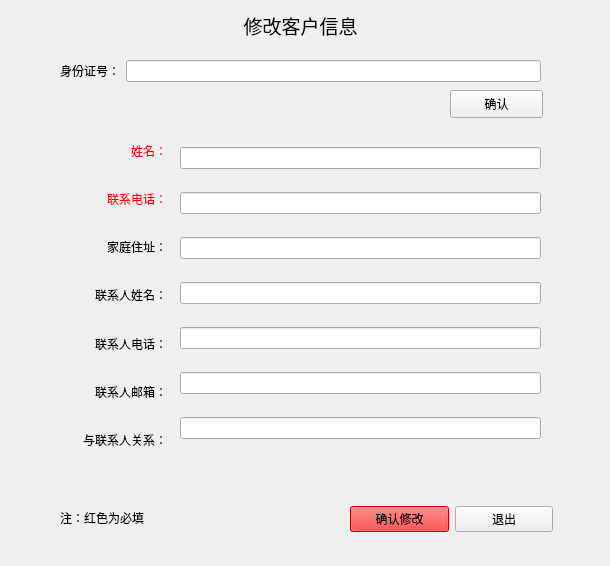
<?xml version="1.0" encoding="UTF-8"?>
<ui version="4.0">
 <class>Form</class>
 <widget class="QWidget" name="Form">
  <property name="geometry">
   <rect>
    <x>0</x>
    <y>0</y>
    <width>610</width>
    <height>566</height>
   </rect>
  </property>
  <property name="windowTitle">
   <string>Form</string>
  </property>
  <widget class="QWidget" name="layoutWidget">
   <property name="geometry">
    <rect>
     <x>350</x>
     <y>500</y>
     <width>203</width>
     <height>39</height>
    </rect>
   </property>
   <layout class="QHBoxLayout" name="horizontalLayout_2">
    <item>
     <widget class="QPushButton" name="pushButton_3">
      <property name="styleSheet">
       <string notr="true">background-color: rgb(255, 0, 0);
font: 75 14pt &quot;Agency FB&quot;;</string>
      </property>
      <property name="text">
       <string>确认修改</string>
      </property>
     </widget>
    </item>
    <item>
     <widget class="QPushButton" name="pushButton_4">
      <property name="text">
       <string>退出</string>
      </property>
     </widget>
    </item>
   </layout>
  </widget>
  <widget class="QLabel" name="label_10">
   <property name="geometry">
    <rect>
     <x>60</x>
     <y>510</y>
     <width>111</width>
     <height>16</height>
    </rect>
   </property>
   <property name="text">
    <string>注：红色为必填</string>
   </property>
  </widget>
  <widget class="QWidget" name="layoutWidget_2">
   <property name="geometry">
    <rect>
     <x>180</x>
     <y>130</y>
     <width>361</width>
     <height>331</height>
    </rect>
   </property>
   <layout class="QVBoxLayout" name="verticalLayout_3">
    <item>
     <widget class="QLineEdit" name="lineEdit_10">
      <property name="text">
       <string/>
      </property>
     </widget>
    </item>
    <item>
     <widget class="QLineEdit" name="lineEdit_11">
      <property name="text">
       <string/>
      </property>
     </widget>
    </item>
    <item>
     <widget class="QLineEdit" name="lineEdit_12">
      <property name="text">
       <string/>
      </property>
     </widget>
    </item>
    <item>
     <widget class="QLineEdit" name="lineEdit_13">
      <property name="text">
       <string/>
      </property>
     </widget>
    </item>
    <item>
     <widget class="QLineEdit" name="lineEdit_14">
      <property name="text">
       <string/>
      </property>
     </widget>
    </item>
    <item>
     <widget class="QLineEdit" name="lineEdit_15">
      <property name="text">
       <string/>
      </property>
     </widget>
    </item>
    <item>
     <widget class="QLineEdit" name="lineEdit_16">
      <property name="text">
       <string/>
      </property>
     </widget>
    </item>
   </layout>
  </widget>
  <widget class="QWidget" name="layoutWidget_3">
   <property name="geometry">
    <rect>
     <x>60</x>
     <y>130</y>
     <width>107</width>
     <height>331</height>
    </rect>
   </property>
   <layout class="QVBoxLayout" name="verticalLayout_4">
    <item>
     <widget class="QLabel" name="label_12">
      <property name="text">
       <string>&lt;html&gt;&lt;head/&gt;&lt;body&gt;&lt;p align=&quot;right&quot;&gt;&lt;span style=&quot; color:#ff0000;&quot;&gt;姓名：&lt;/span&gt;&lt;/p&gt;&lt;/body&gt;&lt;/html&gt;</string>
      </property>
     </widget>
    </item>
    <item>
     <widget class="QLabel" name="label_13">
      <property name="text">
       <string>&lt;html&gt;&lt;head/&gt;&lt;body&gt;&lt;p align=&quot;right&quot;&gt;&lt;span style=&quot; color:#ff0000;&quot;&gt;联系电话：&lt;/span&gt;&lt;/p&gt;&lt;/body&gt;&lt;/html&gt;</string>
      </property>
     </widget>
    </item>
    <item>
     <widget class="QLabel" name="label_14">
      <property name="text">
       <string>&lt;html&gt;&lt;head/&gt;&lt;body&gt;&lt;p align=&quot;right&quot;&gt;家庭住址：&lt;/p&gt;&lt;/body&gt;&lt;/html&gt;</string>
      </property>
     </widget>
    </item>
    <item>
     <widget class="QLabel" name="label_15">
      <property name="text">
       <string>&lt;html&gt;&lt;head/&gt;&lt;body&gt;&lt;p align=&quot;right&quot;&gt;联系人姓名：&lt;/p&gt;&lt;/body&gt;&lt;/html&gt;</string>
      </property>
     </widget>
    </item>
    <item>
     <widget class="QLabel" name="label_16">
      <property name="text">
       <string>&lt;html&gt;&lt;head/&gt;&lt;body&gt;&lt;p align=&quot;right&quot;&gt;联系人电话：&lt;/p&gt;&lt;/body&gt;&lt;/html&gt;</string>
      </property>
     </widget>
    </item>
    <item>
     <widget class="QLabel" name="label_17">
      <property name="text">
       <string>&lt;html&gt;&lt;head/&gt;&lt;body&gt;&lt;p align=&quot;right&quot;&gt;联系人邮箱：&lt;/p&gt;&lt;/body&gt;&lt;/html&gt;</string>
      </property>
     </widget>
    </item>
    <item>
     <widget class="QLabel" name="label_18">
      <property name="text">
       <string>&lt;html&gt;&lt;head/&gt;&lt;body&gt;&lt;p align=&quot;right&quot;&gt;与联系人关系：&lt;/p&gt;&lt;/body&gt;&lt;/html&gt;</string>
      </property>
     </widget>
    </item>
   </layout>
  </widget>
  <widget class="QLabel" name="label">
   <property name="geometry">
    <rect>
     <x>200</x>
     <y>0</y>
     <width>201</width>
     <height>51</height>
    </rect>
   </property>
   <property name="text">
    <string>&lt;html&gt;&lt;head/&gt;&lt;body&gt;&lt;p align=&quot;center&quot;&gt;&lt;span style=&quot; font-size:14pt;&quot;&gt;修改客户信息&lt;/span&gt;&lt;/p&gt;&lt;/body&gt;&lt;/html&gt;</string>
   </property>
  </widget>
  <widget class="QPushButton" name="pushButton_5">
   <property name="geometry">
    <rect>
     <x>450</x>
     <y>90</y>
     <width>93</width>
     <height>28</height>
    </rect>
   </property>
   <property name="text">
    <string>确认</string>
   </property>
  </widget>
  <widget class="QWidget" name="layoutWidget">
   <property name="geometry">
    <rect>
     <x>60</x>
     <y>60</y>
     <width>481</width>
     <height>23</height>
    </rect>
   </property>
   <layout class="QHBoxLayout" name="horizontalLayout_3">
    <item>
     <widget class="QLabel" name="label_11">
      <property name="text">
       <string>&lt;html&gt;&lt;head/&gt;&lt;body&gt;&lt;p align=&quot;right&quot;&gt;&lt;span style=&quot; color:#000000;&quot;&gt;身份证号：&lt;/span&gt;&lt;/p&gt;&lt;/body&gt;&lt;/html&gt;</string>
      </property>
     </widget>
    </item>
    <item>
     <widget class="QLineEdit" name="lineEdit_9">
      <property name="text">
       <string/>
      </property>
      <property name="readOnly">
       <bool>false</bool>
      </property>
     </widget>
    </item>
   </layout>
  </widget>
 </widget>
 <resources/>
 <connections>
  <connection>
   <sender>pushButton_4</sender>
   <signal>clicked()</signal>
   <receiver>Form</receiver>
   <slot>close()</slot>
   <hints>
    <hint type="sourcelabel">
     <x>522</x>
     <y>527</y>
    </hint>
    <hint type="destinationlabel">
     <x>588</x>
     <y>516</y>
    </hint>
   </hints>
  </connection>
 </connections>
</ui>
